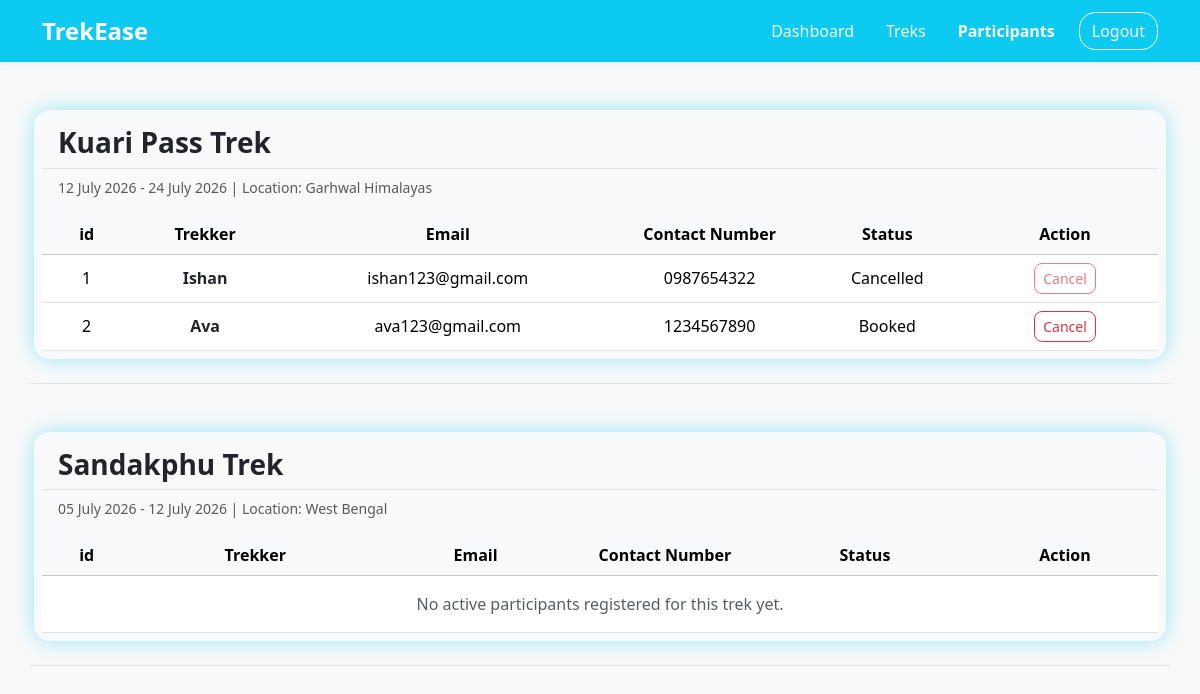
The page /participants/7 on the database as committed earlier.
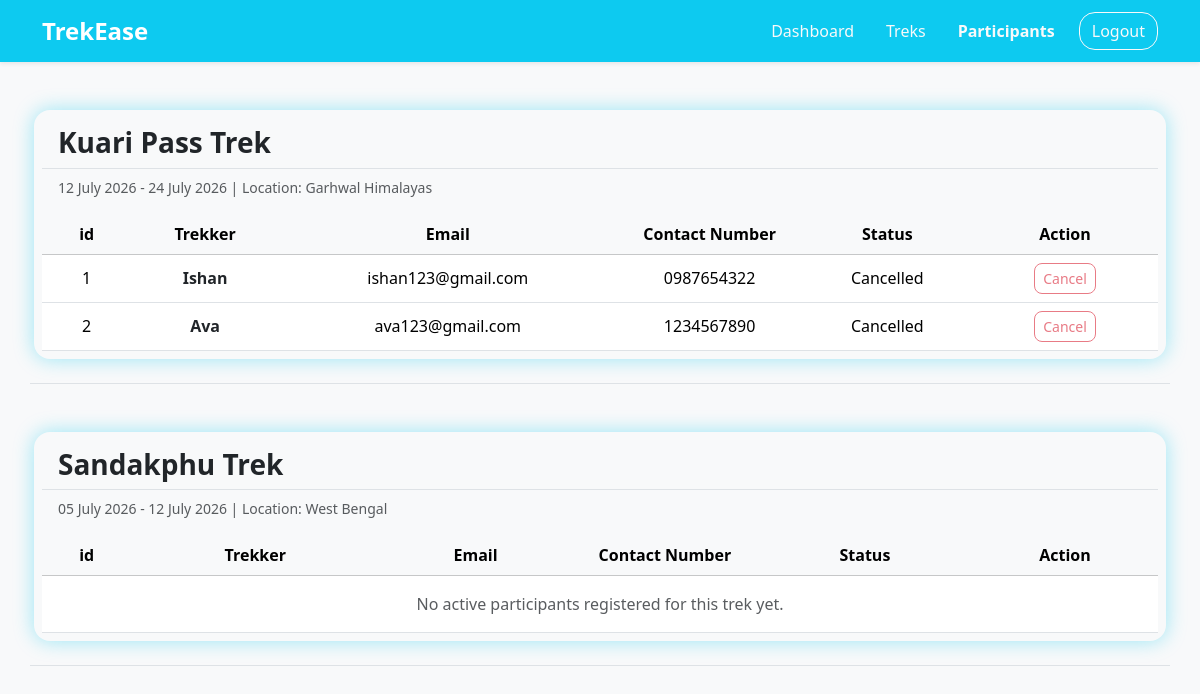
The same page on the database as committed later.
### application/models.py (models this page shows)
class Booking(db.Model):
    __tablename__ = "booking"
    id = db.Column(db.Integer, primary_key=True)
    trek_id = db.Column(db.Integer, db.ForeignKey("trek.id"))
    user_id = db.Column(db.Integer, db.ForeignKey("user.id"))
    status = db.Column(db.String(), default="Booked")
    booking_date = db.Column(db.Date, default=date.today)

class User(db.Model):
    __tablename__ = "user"
    id = db.Column(db.Integer(), primary_key=True)
    username = db.Column(db.String(30), unique=True, nullable=False)
    name = db.Column(db.String(30), nullable=False)
    email = db.Column(db.String(80), unique=True, nullable=False)
    password = db.Column(db.String, nullable=False)
    phone_no = db.Column(db.String(10), unique=True)
    status = db.Column(db.String, default="Active")
    role = db.Column(db.String, default="user", nullable=True)
    created_at = db.Column(db.Date, default=date.today)
    bookings = db.relationship("Booking", backref="user")
    assigned_trek = db.relationship("Trek", backref="staff")

### application/controllers.py (the view)
@app.route("/participants/<int:staff_id>")
def participants(staff_id):
    staff =User.query.get(staff_id)
    trek = Trek.query.filter_by(staff_id=staff_id).all()
    return render_template("/staff/participants.html", staff=staff, trek=trek)

### templates/staff/participants.html (shortened to what the changed rows need)
<!DOCTYPE html>
<html lang="en">
<head>
    <link href="https://cdn.jsdelivr.net/npm/bootstrap@5.3.2/dist/css/bootstrap.min.css" rel="stylesheet">
    <link rel="stylesheet" href="/static/style.css">
</head>
{% if staff.status == "Pending" or staff.status == "Blacklisted" %}
<body class="d-flex flex-column min-vh-100 bg-light">
    <nav class="navbar navbar-expand-lg navbar-dark bg-info shadow-sm">
        <div class="container">
            <div class="navbar-brand">
                <a class="navbar-brand fw-bold fs-4" href="#">TrekEase</a>
            </div>
            <ul class="nav align-items-center">
                <li class="nav-item ms-2">
                    <a href="/" class="btn btn-outline-light rounded-4">Logout</a>
                </li>
            </ul>
        </div>
    </nav>
    {% if staff.status == "Pending" %}
    <div class="container text-center" id="pending-message">
        <h2 class="mb-3 border-bottom pb-2">Approval Pending</h2>
        <p class="fs-6 fw-semibold">Hello {{staff.name}}, your staff registration is pending for admin approval</p>
        <p class="fw-light">Once approved, you will be able to access your staff dashboard</p>
        <a href="/" class="btn btn-outline-danger rounded-4">Logout</a>
    </div>
    {% else %}
    <div class="container text-center" id="pending-message">
        <h2 class="mb-3 border-bottom pb-2">Access Restricted</h2>
        <p class="fs-6 fw-semibold">Hello {{staff.name}}, your staff id has been blocked by admin</p>
        <a href="/" class="btn btn-outline-danger rounded-4">Logout</a>
    </div>
    {% endif %}
</body>
{% else %}
<body class="d-flex flex-column min-vh-100 bg-light">
    <br>
    {% for trek in staff.assigned_trek %}
    <div class="container border-bottom mb-4">
        <div class="mt-3">
            <div class="row mb-3 g-3">
                <div class="mb-2 my-4 rounded-4" id="border-blue">
                    <div class="d-flex justify-content-between align-items-center border-bottom pb-2 mt-3 px-3">
                        <h3 class="fw-semibold my-0">{{trek.trek_name}}</h3>
                    </div>
                    <p class="text-muted px-3 mt-2 small">{{trek.start_date.strftime("%d %B %Y")}} -
                        {{trek.end_date.strftime("%d %B %Y")}} | Location: {{trek.location}}</p>
                    <table class="table table-hover align-middle mb-2">
                        <thead class="text-center table-light sticky-top">
                            <tr>
                                <th scope="col" style="width: 8%;">id</th>
                                <th scope="col">Trekker</th>
                                <th scope="col">Email</th>
                                <th scope="col" class="col-2">Contact Number</th>
                                <th scope="col">Status</th>
                                <th class="col-2"scope="col">Action</th>
                            </tr>
                        </thead>
                        <tbody class="text-center">
                            {% for booking in trek.bookings %}
                            <tr>
                                <td>{{loop.index}}</td>
                                <td class="fw-semibold text-dark">{{booking.user.name}}</td>
                                <td>{{booking.user.email}}</td>
                                <td>{{booking.user.phone_no if booking.user.phone_no else 'N/A'}}</td>
                                <td>{{booking.status}}</td>
                                <td>
                                    {% if booking.status == 'Booked' %}
                                    <a href="/staff_update/{{staff.id}}/booking/{{booking.id}}"
                                        class="btn btn-outline-danger btn-sm rounded-3">Cancel</a>
                                    {% else %}
                                    <a href="/staff_update/{{staff.id}}/booking/{{booking.id}}"
                                        class="btn btn-outline-danger btn-sm rounded-3 disabled">Cancel</a>
                                    {% endif %}
                                </td>
                            </tr>
                            {% else %}
                            <tr>
                                <td colspan="6" class="text-center text-muted py-3">No active participants registered
                                    for this trek yet.</td>
                            </tr>
                            {% endfor %}
                        </tbody>
                    </table>
                </div>
            </div>
        </div>
    </div>
    {% else %}
    <div class="my-5">
        <h5 class="text-center m-2 fw-semibold text-muted">No Upcoming Treks Assigned To You</h5>
    </div>
    {% endfor %}
</body>
{% endif %}
</html>

Rows that differ between the two databases and show on the page:
changed Booking "Ava": status "Booked" → "Cancelled"
